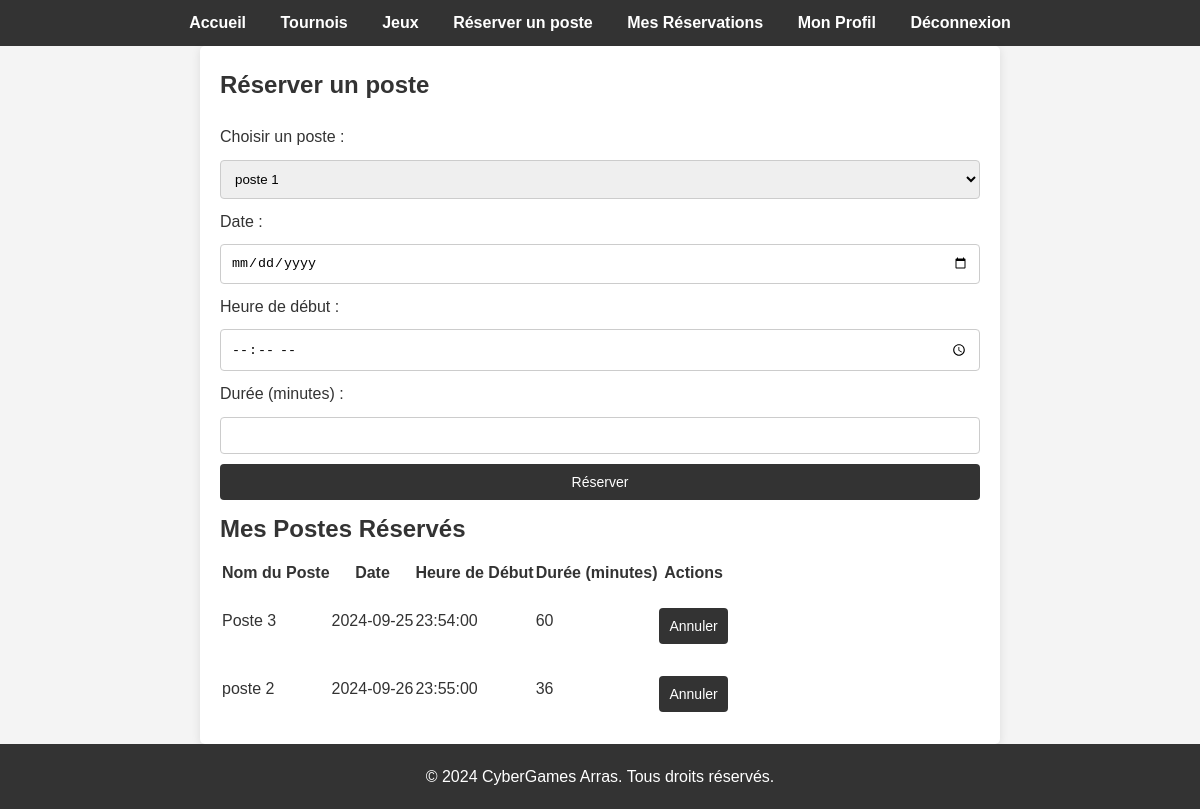
The app's page /index.php?route=reserve_poste (signed in) with its own data.
### tables this page shows
CREATE TABLE `reservation` (
  `id` int(11) NOT NULL,
  `utilisateur_id` int(11) NOT NULL,
  `poste_id` int(11) NOT NULL,
  `date` date NOT NULL,
  `heure_debut` time NOT NULL,
  `duree` int(11) NOT NULL
);

CREATE TABLE `postes` (
  `id` int(11) NOT NULL,
  `nom` varchar(100) NOT NULL,
  `processeur` varchar(100) NOT NULL,
  `memoire` int(11) NOT NULL,
  `systeme_exploitation` varchar(100) NOT NULL,
  `date_achat` date NOT NULL,
  `statut` enum('disponible','en maintenance','hors service') NOT NULL
);

### controllers/reserve_poste.php (called while the page is built, shortened)
<?php
include $_SERVER['DOCUMENT_ROOT'] . '/cyber/db.php';
$stmt = $pdo->query("SELECT * FROM Postes WHERE statut = 'disponible'");
$postes = $stmt->fetchAll(PDO::FETCH_ASSOC);
$stmt = $pdo->prepare("
    SELECT r.id AS reservation_id, p.nom AS poste_nom, r.date, r.heure_debut, r.duree
    FROM Reservation r
    JOIN Postes p ON r.poste_id = p.id
    WHERE r.utilisateur_id = ?
");
$stmt->execute([$_SESSION['user_id']]);
$postes_reserves = $stmt->fetchAll(PDO::FETCH_ASSOC);
include 'views/reserve_poste.php';
?>

### views/reserve_poste.php (the view, shortened to what this page needs)
<h2>Réserver un poste</h2>
<form method="POST" action="index.php?route=reserve_poste">
    <label for="poste_id">Choisir un poste :</label>
    <select name="poste_id" required>
        <?php foreach ($postes as $poste): ?>
            <option value="<?= $poste['id'] ?>"><?= htmlspecialchars($poste['nom']) ?></option>
        <?php endforeach; ?>
    </select>
    <label for="date">Date :</label>
    <input type="date" name="date" required>
    <label for="heure_debut">Heure de début :</label>
    <input type="time" name="heure_debut" required>
    <label for="duree">Durée (minutes) :</label>
    <input type="number" name="duree" required>
    <button type="submit">Réserver</button>
</form>
<h2>Mes Postes Réservés</h2>
<?php if (empty($postes_reserves)): ?>
    <p>Vous n'avez réservé aucun poste.</p>
<?php else: ?>
    <table>
        <thead>
            <tr>
                <th>Nom du Poste</th>
                <th>Date</th>
                <th>Heure de Début</th>
                <th>Durée (minutes)</th>
                <th>Actions</th>
            </tr>
        </thead>
        <tbody>
            <?php foreach ($postes_reserves as $reservation): ?>
                <tr>
                    <td><?= htmlspecialchars($reservation['poste_nom']) ?></td>
                    <td><?= htmlspecialchars($reservation['date']) ?></td>
                    <td><?= htmlspecialchars($reservation['heure_debut']) ?></td>
                    <td><?= htmlspecialchars($reservation['duree']) ?></td>
                    <td>
                        <form method="POST" action="index.php?route=annuler_reservation">
                            <button type="submit" onclick="return confirm('Êtes-vous sûr de vouloir annuler cette réservation ?');">Annuler</button>
                        </form>
                    </td>
                </tr>
            <?php endforeach; ?>
        </tbody>
    </table>
<?php endif; ?>

### css/style.css (style rules this page uses)
* { margin: 0; padding: 0; box-sizing: border-box; }
body { font-family: Arial, sans-serif; line-height: 1.6; background-color: #f4f4f4; color: #333; }
form { margin-top: 20px; }
form input, form button, form select { display: block; width: 100%; margin: 10px 0; padding: 10px; border: 1px solid #ccc; border-radius: 4px; }
form button { background: #333; color: #fff; border: none; cursor: pointer; }
h1, h2 { margin-bottom: 10px; color: #333; }
h2 { font-size: 1.5em; }
button, .btn { padding: 10px 15px; font-size: 14px; border: none; border-radius: 4px; cursor: pointer; }

### records on screen
reservation: poste.nom "Poste 3", date "2024-09-25", heure_debut "23:54:00", duree "60"
reservation: poste.nom "poste 2", date "2024-09-26", heure_debut "23:55:00", duree "36"

### other values on screen
form field poste_id "poste 1"
